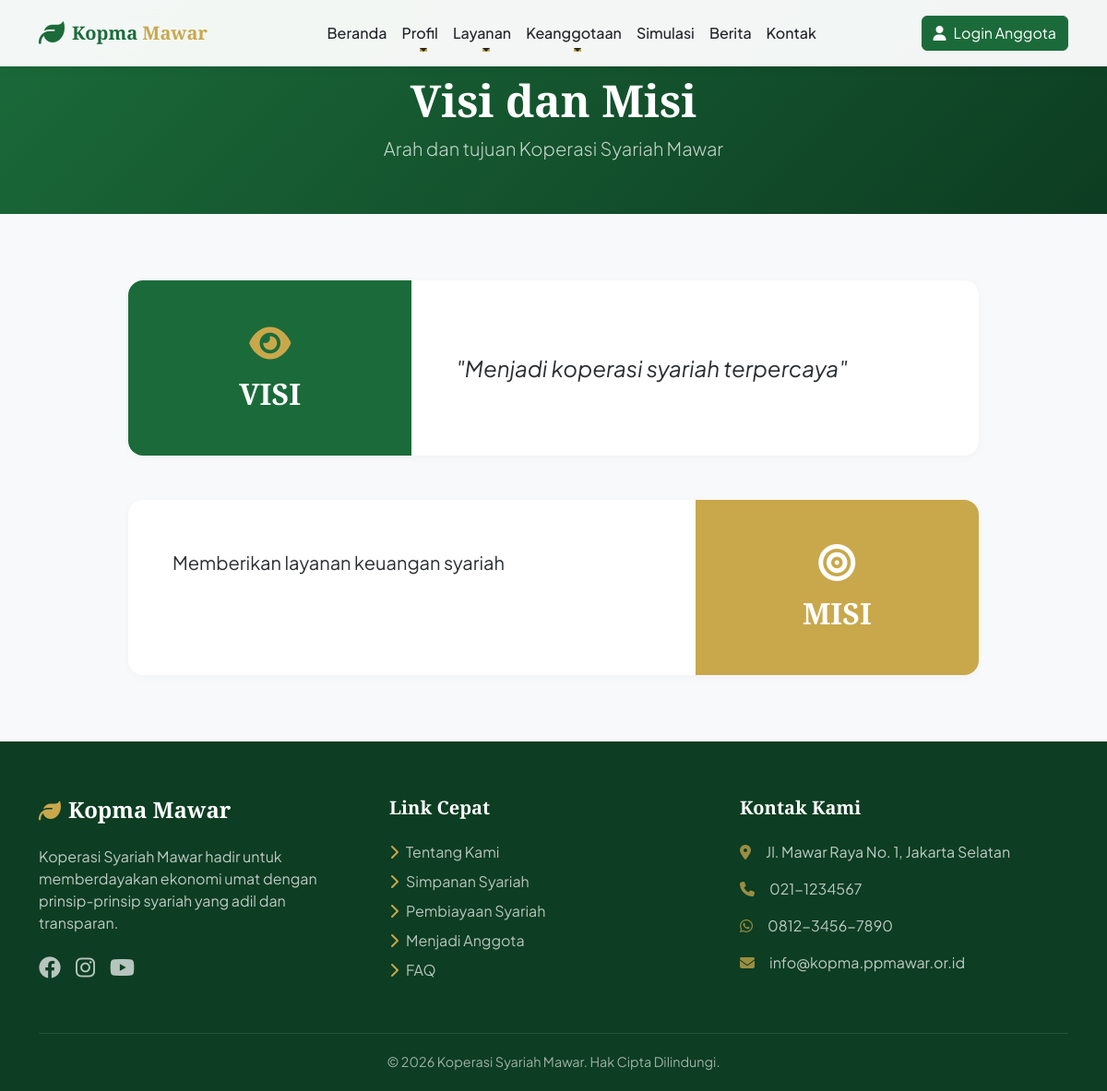
Screenshot of /profile/vision with the database file from the repository.
### tables this page shows
CREATE TABLE profiles (
    id INT AUTO_INCREMENT PRIMARY KEY,
    koperasi_name VARCHAR(100),
    tagline VARCHAR(255),
    description TEXT,
    address TEXT,
    phone VARCHAR(20),
    email VARCHAR(100),
    wa_number VARCHAR(20),
    maps_embed TEXT,
    founded_year INT,
    vision TEXT,
    mission TEXT,
    created_at DATETIME
);

### app/controllers/ProfileController.php (called while the page is built, shortened)
<?php
class ProfileController extends Controller {
    public function vision() {
        $profileModel = $this->model('ProfileModel');
        $data = [
            'title' => 'Visi dan Misi',
            'profile' => $profileModel->get()
        ];
        $this->view('public/vision', $data);
    }
}

### app/core/App.php (called while the page is built, shortened)
<?php
class App {
    protected $controller = 'HomeController';
    protected $method = 'index';
    public function __construct() {
        $url = $this->parseUrl();
        $controllerName = isset($url[0]) ? str_replace('-', '', ucwords($url[0], '-')) . 'Controller' : $this->controller;
        if (file_exists(APP_ROOT . '/app/controllers/' . $controllerName . '.php')) {
            $this->controller = $controllerName;
            unset($url[0]);
        }
        $this->controller = new $this->controller;
        if (isset($url[1])) {
            $methodName = lcfirst(str_replace('-', '', ucwords($url[1], '-')));
            if (method_exists($this->controller, $methodName)) {
                $this->method = $methodName;
                unset($url[1]);
            }
        }
        $this->params = $url ? array_values($url) : [];
        call_user_func_array([$this->controller, $this->method], $this->params);
    }
    public function parseUrl() {
        if (isset($_GET['url'])) {
            $url = rtrim($_GET['url'], '/');
            $url = filter_var($url, FILTER_SANITIZE_URL);
            $url = explode('/', $url);
            return $url;
        }
        return [];
    }
}

### public/index.php (called while the page is built, shortened)
<?php
spl_autoload_register(function($class) {
    $paths = [
        APP_ROOT . '/app/core/' . $class . '.php',
        APP_ROOT . '/app/controllers/' . $class . '.php',
        APP_ROOT . '/app/models/' . $class . '.php',
        APP_ROOT . '/app/helpers/' . $class . '.php',
    ];
    foreach ($paths as $path) {
        if (file_exists($path)) {
            return;
        }
    }
});
$app = new App();

### app/models/ProfileModel.php (called while the page is built, shortened)
<?php
class ProfileModel {
    private $db;
    public function __construct() {
        $this->db = Database::getInstance()->getConnection();
    }
    public function get() {
        $stmt = $this->db->query("SELECT * FROM profiles LIMIT 1");
        $profile = $stmt->fetch();
        return $profile;
    }
}

### app/core/Database.php (called while the page is built)
<?php
class Database {
    private static $instance = null;
    private $pdo;
    private function __construct() {
        try {
            $dsn = "mysql:host=" . DB_HOST . ";dbname=" . DB_NAME . ";charset=utf8mb4";
            $options = [
                PDO::ATTR_ERRMODE            => PDO::ERRMODE_EXCEPTION,
                PDO::ATTR_DEFAULT_FETCH_MODE => PDO::FETCH_ASSOC,
                PDO::ATTR_EMULATE_PREPARES   => false,
            ];
            $this->pdo = new PDO($dsn, DB_USER, DB_PASS, $options);
        } catch (PDOException $e) {
            die("Connection failed: " . $e->getMessage());
        }
    }
    public static function getInstance() {
        if (self::$instance == null) {
            self::$instance = new Database();
        }
        return self::$instance;
    }
    public function getConnection() {
        return $this->pdo;
    }
}

### app/views/public/vision.php (the view)
<?php include APP_ROOT . '/app/views/layouts/public_header.php'; ?>
<div class="page-header">
    <div class="container">
        <h1 class="display-5 fw-bold">Visi dan Misi</h1>
        <p class="lead opacity-75">Arah dan tujuan Koperasi Syariah Mawar</p>
    </div>
</div>
<section class="py-5 my-4">
    <div class="container">
        <div class="row g-5 justify-content-center">
            <div class="col-lg-10">
                <div class="card shadow-sm border-0 rounded-4 overflow-hidden mb-5 card-hover-lift">
                    <div class="row g-0">
                        <div class="col-md-4 bg-primary text-white p-5 d-flex flex-column justify-content-center align-items-center text-center">
                            <i class="fa-solid fa-eye fs-1 mb-3 text-secondary"></i>
                            <h2 class="fw-bold m-0">VISI</h2>
                        </div>
                        <div class="col-md-8 p-5 d-flex align-items-center">
                            <p class="fs-4 lh-base text-secondary-emphasis fst-italic mb-0">
                                "<?= $profile['vision'] ?? 'Menjadi koperasi syariah terpercaya dan mandiri dalam membangun ekonomi umat yang berkeadilan dan sejahtera.' ?>"
                            </p>
                        </div>
                    </div>
                </div>
                <div class="card shadow-sm border-0 rounded-4 overflow-hidden card-hover-lift">
                    <div class="row g-0">
                        <div class="col-md-4 bg-secondary text-white p-5 d-flex flex-column justify-content-center align-items-center text-center order-md-2">
                            <i class="fa-solid fa-bullseye fs-1 mb-3 text-primary-dark"></i>
                            <h2 class="fw-bold m-0 text-primary-dark">MISI</h2>
                        </div>
                        <div class="col-md-8 p-5 order-md-1">
                            <div class="fs-5 lh-lg text-secondary-emphasis">
                                <?= nl2br($profile['mission'] ?? "1. Memberikan layanan keuangan syariah yang aman, cepat, dan transparan.
2. Memberdayakan usaha mikro, kecil, dan menengah (UMKM) anggota.
3. Meningkatkan literasi keuangan syariah di kalangan anggota dan masyarakat.
4. Membangun sinergi dan kolaborasi ekonomi ummat.") ?>
                            </div>
                        </div>
                    </div>
                </div>
            </div>
        </div>
    </div>
</section>
<?php include APP_ROOT . '/app/views/layouts/public_footer.php'; ?>

### public/assets/css/main.css (style rules this page uses)
:root { --primary: #1B6B3A; --primary-dark: #0D3D22; --primary-light: #2A9D55; --secondary: #C9A84C; --secondary-light: #DFCD90; --dark: #212529; --light: #F8F9FA; --white: #ffffff; --gray: #6c757d; }
body { font-family: 'Plus Jakarta Sans', sans-serif; color: var(--dark); background-color: var(--light); overflow-x: hidden; }
h1, h2, h3, h4, h5, h6, .navbar-brand { font-family: 'Playfair Display', serif; font-weight: 700; }
.text-secondary { color: var(--secondary) !important; }
.bg-primary { background-color: var(--primary) !important; }
.bg-secondary { background-color: var(--secondary) !important; }
.card { border: none; border-radius: 12px; box-shadow: 0 5px 20px rgba(0,0,0,0.05); transition: all 0.3s ease; overflow: hidden; }
.card-hover-lift { transition: transform 0.3s cubic-bezier(0.175, 0.885, 0.32, 1.275); }
.page-header { background: linear-gradient(135deg, var(--primary) 0%, var(--primary-dark) 100%); padding: 80px 0 40px; color: white; text-align: center; position: relative; }
.shadow-sm { box-shadow: 0 2px 10px rgba(0,0,0,0.03) !important; }

### rows the page displays
profiles: vision "Menjadi koperasi syariah terpercaya", mission "Memberikan layanan keuangan syariah"
